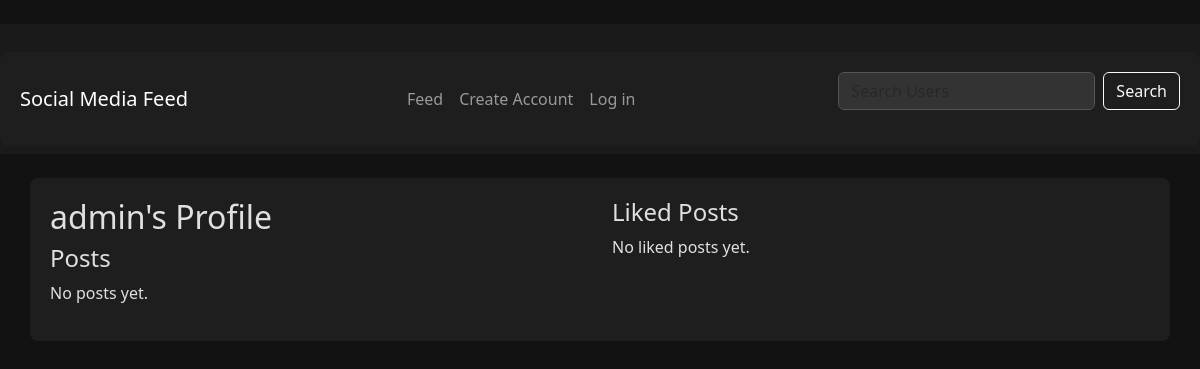
The page /profile/admin/ on the database as committed earlier.
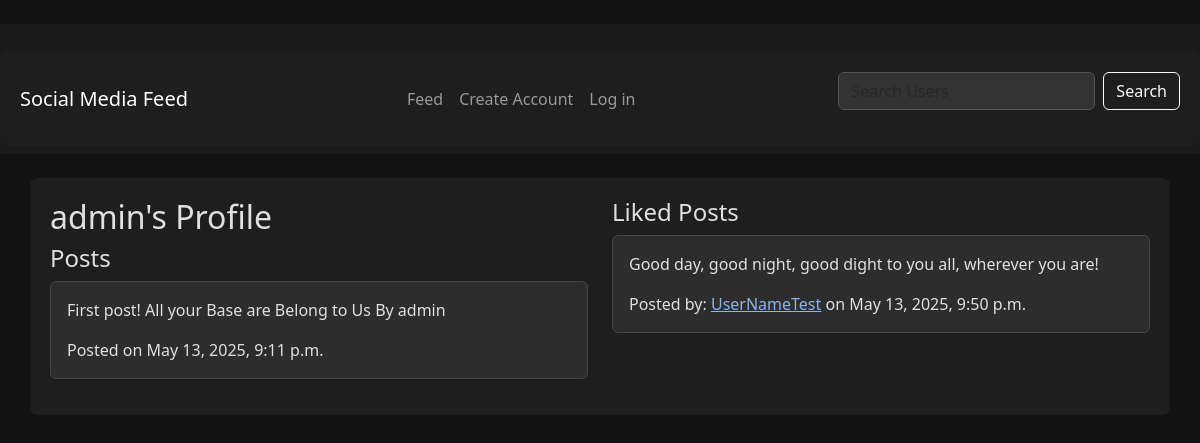
The same page on the database as committed later.
### core/models.py (models this page shows, shortened)
class Post(models.Model):
    content = models.TextField()
    user = models.ForeignKey(User, on_delete=models.CASCADE, related_name='posts')
    created_at = models.DateTimeField(auto_now_add=True)
    updated_at = models.DateTimeField(auto_now=True)

class Like(models.Model):
    user = models.ForeignKey(User, on_delete=models.CASCADE, related_name='likes')
    post = models.ForeignKey(Post, on_delete=models.CASCADE, related_name='likes')

### core/views.py (the view)
# urls.py: re_path(r'^profile/(?!change-username/)(?P<username>\w+)/$', views.user_profile, name='user_profile'),
def user_profile(request, username):
    user = get_object_or_404(User, username=username)
    posts = Post.objects.filter(user=user)
    likes = Like.objects.filter(user=user)
    context = {
        'profile_user': user,
        'posts': posts,
        'likes': likes,
    }
    return render(request, 'user_profile.html', context)

### core/templates/user_profile.html (shortened to what this page needs)
﻿{% extends 'base.html' %}
{% block content %}
  <div class="row">
    <div class="col-md-6">
      <h2>{{ profile_user.username }}'s Profile</h2>
      <h4>Posts</h4>
      {% for post in posts reversed %}
        <div class="card mb-3">
          <div class="card-body">
            <p class="card-text">{{ post.content }}</p>
            <p class="card-text">Posted on {{ post.created_at }}</p>
          </div>
        </div>
      {% empty %}
        <p>No posts yet.</p>
      {% endfor %}
    </div>
    <div class="col-md-6">
      <h4>Liked Posts</h4>
      {% for like in likes reversed %}
        <div class="card mb-3">
          <div class="card-body">
            <p class="card-text">{{ like.post.content }}</p>
            <p class="card-text">Posted by: <a href="{% url 'user_profile' like.post.user.username %}">{{ like.post.user.username }}</a> on {{ like.post.created_at }}</p>
          </div>
        </div>
      {% empty %}
        <p>No liked posts yet.</p>
      {% endfor %}
    </div>
  </div>
{% endblock %}

Rows that differ between the two databases and show on the page:
added Post: content "First post! All your Base are Belong to Us By admin", created_at "May 13, 2025, 9:11 p.m."
added Like: post.content "Good day, good night, good dight to you all, wherever you are!", post.user.username "UserNameTest", post.created_at "May 13, 2025, 9:50 p.m."
Other text that changed with them:
text no longer shown: "No posts yet. No liked posts yet."
